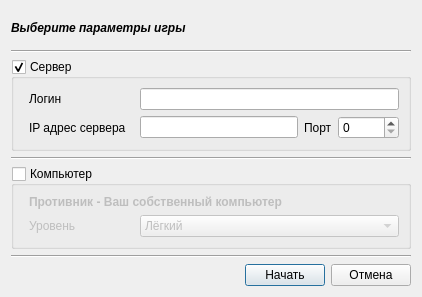
<?xml version="1.0" encoding="UTF-8"?>
<ui version="4.0">
 <class>ConnectToServer</class>
 <widget class="QDialog" name="ConnectToServer">
  <property name="geometry">
   <rect>
    <x>0</x>
    <y>0</y>
    <width>422</width>
    <height>297</height>
   </rect>
  </property>
  <property name="windowTitle">
   <string>Соединение с сервером</string>
  </property>
  <property name="windowIcon">
   <iconset resource="resources.qrc">
    <normaloff>:/images/connect.png</normaloff>:/images/connect.png</iconset>
  </property>
  <layout class="QGridLayout" name="gridLayout_6">
   <item row="0" column="0">
    <layout class="QGridLayout" name="gridLayout">
     <item row="0" column="0" colspan="3">
      <widget class="QLabel" name="label_8">
       <property name="font">
        <font>
         <weight>75</weight>
         <italic>true</italic>
         <bold>true</bold>
        </font>
       </property>
       <property name="text">
        <string>Выберите параметры игры</string>
       </property>
      </widget>
     </item>
     <item row="2" column="0" colspan="3">
      <widget class="QGroupBox" name="grpServer">
       <property name="title">
        <string>Сервер</string>
       </property>
       <property name="checkable">
        <bool>true</bool>
       </property>
       <layout class="QGridLayout" name="gridLayout_2">
        <item row="0" column="1">
         <layout class="QGridLayout" name="gridLayout_4">
          <item row="0" column="0">
           <widget class="QLabel" name="label">
            <property name="minimumSize">
             <size>
              <width>105</width>
              <height>0</height>
             </size>
            </property>
            <property name="maximumSize">
             <size>
              <width>105</width>
              <height>16777215</height>
             </size>
            </property>
            <property name="text">
             <string>Логин</string>
            </property>
           </widget>
          </item>
          <item row="0" column="1" colspan="3">
           <widget class="QLineEdit" name="LoginTxt"/>
          </item>
          <item row="1" column="0">
           <widget class="QLabel" name="label_2">
            <property name="minimumSize">
             <size>
              <width>105</width>
              <height>0</height>
             </size>
            </property>
            <property name="maximumSize">
             <size>
              <width>105</width>
              <height>16777215</height>
             </size>
            </property>
            <property name="text">
             <string>IP адрес сервера</string>
            </property>
           </widget>
          </item>
          <item row="1" column="1">
           <widget class="QLineEdit" name="IPTxt"/>
          </item>
          <item row="1" column="2">
           <widget class="QLabel" name="label_3">
            <property name="text">
             <string>Порт</string>
            </property>
           </widget>
          </item>
          <item row="1" column="3">
           <widget class="QSpinBox" name="PortTxt">
            <property name="minimum">
             <number>0</number>
            </property>
            <property name="maximum">
             <number>32000</number>
            </property>
           </widget>
          </item>
         </layout>
        </item>
        <item row="0" column="0">
         <widget class="QLabel" name="label_6">
          <property name="text">
           <string>&lt;!DOCTYPE HTML PUBLIC &quot;-//W3C//DTD HTML 4.0//EN&quot; &quot;http://www.w3.org/TR/REC-html40/strict.dtd&quot;&gt;
&lt;html&gt;&lt;head&gt;&lt;meta name=&quot;qrichtext&quot; content=&quot;1&quot; /&gt;&lt;style type=&quot;text/css&quot;&gt;
p, li { white-space: pre-wrap; }
&lt;/style&gt;&lt;/head&gt;&lt;body style=&quot; font-family:'Sans'; font-size:10pt; font-weight:400; font-style:normal;&quot;&gt;
&lt;p style=&quot; margin-top:0px; margin-bottom:0px; margin-left:0px; margin-right:0px; -qt-block-indent:0; text-indent:0px;&quot;&gt;&lt;img src=&quot;:/images/batman.png&quot; /&gt;&lt;/p&gt;&lt;/body&gt;&lt;/html&gt;</string>
          </property>
          <property name="textFormat">
           <enum>Qt::RichText</enum>
          </property>
         </widget>
        </item>
       </layout>
      </widget>
     </item>
     <item row="3" column="0" colspan="3">
      <widget class="Line" name="line">
       <property name="orientation">
        <enum>Qt::Horizontal</enum>
       </property>
      </widget>
     </item>
     <item row="4" column="0" colspan="3">
      <widget class="QGroupBox" name="grpComputer">
       <property name="title">
        <string>Компьютер</string>
       </property>
       <property name="checkable">
        <bool>true</bool>
       </property>
       <property name="checked">
        <bool>false</bool>
       </property>
       <layout class="QGridLayout" name="gridLayout_3">
        <item row="0" column="1">
         <layout class="QGridLayout" name="gridLayout_5">
          <item row="1" column="0">
           <widget class="QLabel" name="label_5">
            <property name="sizePolicy">
             <sizepolicy hsizetype="Minimum" vsizetype="Preferred">
              <horstretch>0</horstretch>
              <verstretch>0</verstretch>
             </sizepolicy>
            </property>
            <property name="minimumSize">
             <size>
              <width>105</width>
              <height>0</height>
             </size>
            </property>
            <property name="maximumSize">
             <size>
              <width>105</width>
              <height>16777215</height>
             </size>
            </property>
            <property name="text">
             <string>Уровень </string>
            </property>
           </widget>
          </item>
          <item row="1" column="1">
           <widget class="QComboBox" name="comboBox">
            <property name="sizePolicy">
             <sizepolicy hsizetype="Expanding" vsizetype="Fixed">
              <horstretch>0</horstretch>
              <verstretch>0</verstretch>
             </sizepolicy>
            </property>
            <item>
             <property name="text">
              <string>Лёгкий</string>
             </property>
            </item>
            <item>
             <property name="text">
              <string>Средний</string>
             </property>
            </item>
            <item>
             <property name="text">
              <string>Сложный</string>
             </property>
            </item>
           </widget>
          </item>
          <item row="0" column="0" colspan="2">
           <widget class="QLabel" name="label_7">
            <property name="font">
             <font>
              <weight>75</weight>
              <bold>true</bold>
             </font>
            </property>
            <property name="text">
             <string>Противник - Ваш собственный компьютер</string>
            </property>
           </widget>
          </item>
         </layout>
        </item>
        <item row="0" column="0">
         <widget class="QLabel" name="label_4">
          <property name="text">
           <string>&lt;!DOCTYPE HTML PUBLIC &quot;-//W3C//DTD HTML 4.0//EN&quot; &quot;http://www.w3.org/TR/REC-html40/strict.dtd&quot;&gt;
&lt;html&gt;&lt;head&gt;&lt;meta name=&quot;qrichtext&quot; content=&quot;1&quot; /&gt;&lt;style type=&quot;text/css&quot;&gt;
p, li { white-space: pre-wrap; }
&lt;/style&gt;&lt;/head&gt;&lt;body style=&quot; font-family:'Sans'; font-size:10pt; font-weight:400; font-style:normal;&quot;&gt;
&lt;p style=&quot; margin-top:0px; margin-bottom:0px; margin-left:0px; margin-right:0px; -qt-block-indent:0; text-indent:0px;&quot;&gt;&lt;img src=&quot;:/images/computer.png&quot; /&gt;&lt;/p&gt;&lt;/body&gt;&lt;/html&gt;</string>
          </property>
          <property name="textFormat">
           <enum>Qt::RichText</enum>
          </property>
         </widget>
        </item>
       </layout>
      </widget>
     </item>
     <item row="5" column="0" colspan="3">
      <widget class="Line" name="line_2">
       <property name="orientation">
        <enum>Qt::Horizontal</enum>
       </property>
      </widget>
     </item>
     <item row="6" column="0">
      <spacer name="horizontalSpacer">
       <property name="orientation">
        <enum>Qt::Horizontal</enum>
       </property>
       <property name="sizeHint" stdset="0">
        <size>
         <width>40</width>
         <height>20</height>
        </size>
       </property>
      </spacer>
     </item>
     <item row="6" column="1">
      <widget class="QPushButton" name="btnConnect">
       <property name="text">
        <string>Начать</string>
       </property>
       <property name="icon">
        <iconset resource="resources.qrc">
         <normaloff>:/images/accept.png</normaloff>:/images/accept.png</iconset>
       </property>
      </widget>
     </item>
     <item row="6" column="2">
      <widget class="QPushButton" name="btnCancel">
       <property name="text">
        <string>Отмена</string>
       </property>
       <property name="icon">
        <iconset resource="resources.qrc">
         <normaloff>:/images/close.png</normaloff>:/images/close.png</iconset>
       </property>
      </widget>
     </item>
     <item row="1" column="0" colspan="3">
      <widget class="Line" name="line_3">
       <property name="orientation">
        <enum>Qt::Horizontal</enum>
       </property>
      </widget>
     </item>
    </layout>
   </item>
  </layout>
 </widget>
 <resources>
  <include location="resources.qrc"/>
 </resources>
 <connections/>
</ui>
